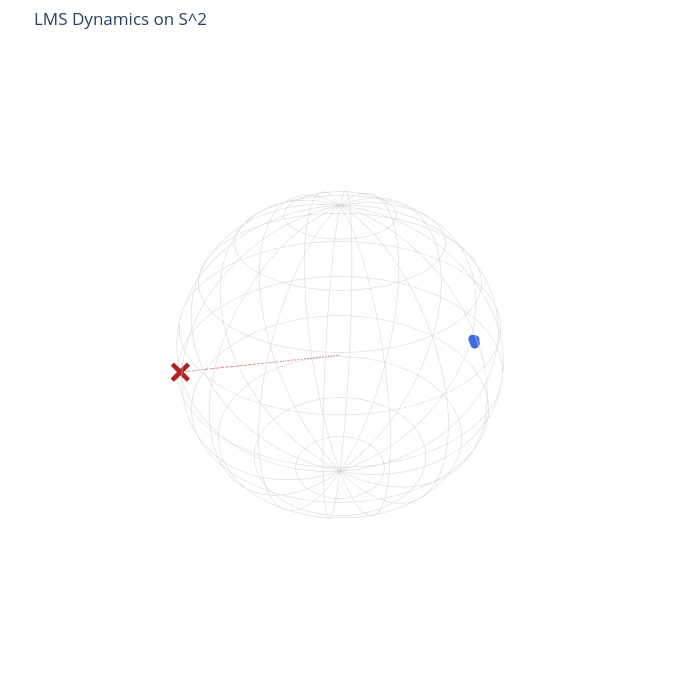

Write notebook code for a chart like this one.
### Markdown cell above
Below I’ll give you modular PyTorch functions for:

* Real Möbius map ($M_w(x)$) on ball / sphere
* Kuramoto-on-sphere order parameter and vector field
* Reduced hyperbolic ($w$)-dynamics (both via Möbius and via autograd gradient)
* Simple simulation + Plotly visualization hooks for 2D (disk/$S^1$) and 3D (ball/$S^2$)

Everything is real-valued, dot-product based, and autograd-friendly.

# 1. Core math building blocks (PyTorch)

### Code cell
%cd /Users/adamsobieszek/pitch/pitch-website/public/notebooks/kuramoto/LMSSPP/src
from lmsspp import (
    random_points_on_sphere, integrate_w_euler, make_sphere_figure, reconstruct_sphere_trajectory
)
import torch

p3 = random_points_on_sphere(640, 3)
a = torch.ones(640)
res = integrate_w_euler(torch.zeros(3), p3, a, dt=1e-3, steps=300)
x_traj = reconstruct_sphere_trajectory(res.trajectory, p3)
fig = make_sphere_figure(x_traj[-1], w_t=res.trajectory[-1], w_path=res.trajectory)
fig.show()

### Figure 1 — Plotly figure (JSON) as saved in the notebook; plotly's stock layout.template omitted (floating-point values rounded to 4 significant figures; data arrays with more than 128 entries replaced by an {"elided": "..."} marker saying what was removed)
{"data": [{"hoverinfo": "skip", "line": {"color": "lightgrey", "width": 1}, "mode": "lines", "showlegend": false, "type": "scatter3d", "x": {"elided": "200 float values"}, "y": {"elided": "200 float values"}, "z": {"elided": "200 float values"}}, {"hoverinfo": "skip", "line": {"color": "lightgrey", "width": 1}, "mode": "lines", "showlegend": false, "type": "scatter3d", "x": {"elided": "200 float values"}, "y": {"elided": "200 float values"}, "z": {"elided": "200 float values"}}, {"hoverinfo": "skip", "line": {"color": "lightgrey", "width": 1}, "mode": "lines", "showlegend": false, "type": "scatter3d", "x": {"elided": "200 float values"}, "y": {"elided": "200 float values"}, "z": {"elided": "200 float values"}}, {"hoverinfo": "skip", "line": {"color": "lightgrey", "width": 1}, "mode": "lines", "showlegend": false, "type": "scatter3d", "x": {"elided": "200 float values"}, "y": {"elided": "200 float values"}, "z": {"elided": "200 float values"}}, {"hoverinfo": "skip", "line": {"color": "lightgrey", "width": 1}, "mode": "lines", "showlegend": false, "type": "scatter3d", "x": {"elided": "200 float values"}, "y": {"elided": "200 float values"}, "z": {"elided": "200 int values"}}, {"hoverinfo": "skip", "line": {"color": "lightgrey", "width": 1}, "mode": "lines", "showlegend": false, "type": "scatter3d", "x": {"elided": "200 float values"}, "y": {"elided": "200 float values"}, "z": {"elided": "200 float values"}}, {"hoverinfo": "skip", "line": {"color": "lightgrey", "width": 1}, "mode": "lines", "showlegend": false, "type": "scatter3d", "x": {"elided": "200 float values"}, "y": {"elided": "200 float values"}, "z": {"elided": "200 float values"}}, {"hoverinfo": "skip", "line": {"color": "lightgrey", "width": 1}, "mode": "lines", "showlegend": false, "type": "scatter3d", "x": {"elided": "200 float values"}, "y": {"elided": "200 float values"}, "z": {"elided": "200 float values"}}, {"hoverinfo": "skip", "line": {"color": "lightgrey", "width": 1}, "mode": "lines", "showlegend": false, "type": "scatter3d", "x": {"elided": "200 float values"}, "y": {"elided": "200 float values"}, "z": {"elided": "200 float values"}}, {"hoverinfo": "skip", "line": {"color": "lightgrey", "width": 1}, "mode": "lines", "showlegend": false, "type": "scatter3d", "x": {"elided": "200 float values"}, "y": {"elided": "200 int values"}, "z": {"elided": "200 float values"}}, {"hoverinfo": "skip", "line": {"color": "lightgrey", "width": 1}, "mode": "lines", "showlegend": false, "type": "scatter3d", "x": {"elided": "200 float values"}, "y": {"elided": "200 float values"}, "z": {"elided": "200 float values"}}, {"hoverinfo": "skip", "line": {"color": "lightgrey", "width": 1}, "mode": "lines", "showlegend": false, "type": "scatter3d", "x": {"elided": "200 float values"}, "y": {"elided": "200 float values"}, "z": {"elided": "200 float values"}}, {"hoverinfo": "skip", "line": {"color": "lightgrey", "width": 1}, "mode": "lines", "showlegend": false, "type": "scatter3d", "x": {"elided": "200 float values"}, "y": {"elided": "200 float values"}, "z": {"elided": "200 float values"}}, {"hoverinfo": "skip", "line": {"color": "lightgrey", "width": 1}, "mode": "lines", "showlegend": false, "type": "scatter3d", "x": {"elided": "200 float values"}, "y": {"elided": "200 float values"}, "z": {"elided": "200 float values"}}, {"hoverinfo": "skip", "line": {"color": "lightgrey", "width": 1}, "mode": "lines", "showlegend": false, "type": "scatter3d", "x": {"elided": "200 float values"}, "y": {"elided": "200 float values"}, "z": {"elided": "200 float values"}}, {"hoverinfo": "skip", "line": {"color": "lightgrey", "width": 1}, "mode": "lines", "showlegend": false, "type": "scatter3d", "x": {"elided": "200 float values"}, "y": {"elided": "200 float values"}, "z": {"elided": "200 float values"}}, {"hoverinfo": "skip", "line": {"color": "lightgrey", "width": 1}, "mode": "lines", "showlegend": false, "type": "scatter3d", "x": {"elided": "200 float values"}, "y": {"elided": "200 float values"}, "z": {"elided": "200 float values"}}, {"hoverinfo": "skip", "line": {"color": "lightgrey", "width": 1}, "mode": "lines", "showlegend": false, "type": "scatter3d", "x": {"elided": "200 float values"}, "y": {"elided": "200 float values"}, "z": {"elided": "200 float values"}}, {"hoverinfo": "skip", "line": {"color": "lightgrey", "width": 1}, "mode": "lines", "showlegend": false, "type": "scatter3d", "x": {"elided": "200 float values"}, "y": {"elided": "200 float values"}, "z": {"elided": "200 float values"}}, {"hoverinfo": "skip", "line": {"color": "lightgrey", "width": 1}, "mode": "lines", "showlegend": false, "type": "scatter3d", "x": {"elided": "200 float values"}, "y": {"elided": "200 float values"}, "z": {"elided": "200 float values"}}, {"hoverinfo": "skip", "line": {"color": "lightgrey", "width": 1}, "mode": "lines", "showlegend": false, "type": "scatter3d", "x": {"elided": "200 float values"}, "y": {"elided": "200 float values"}, "z": {"elided": "200 float values"}}, {"hoverinfo": "skip", "line": {"color": "lightgrey", "width": 1}, "mode": "lines", "showlegend": false, "type": "scatter3d", "x": {"elided": "200 float values"}, "y": {"elided": "200 float values"}, "z": {"elided": "200 float values"}}, {"hoverinfo": "skip", "line": {"color": "lightgrey", "width": 1}, "mode": "lines", "showlegend": false, "type": "scatter3d", "x": {"elided": "200 float values"}, "y": {"elided": "200 float values"}, "z": {"elided": "200 float values"}}, {"hoverinfo": "skip", "line": {"color": "lightgrey", "width": 1}, "mode": "lines", "showlegend": false, "type": "scatter3d", "x": {"elided": "200 float values"}, "y": {"elided": "200 float values"}, "z": {"elided": "200 float values"}}, {"hoverinfo": "skip", "line": {"color": "lightgrey", "width": 1}, "mode": "lines", "showlegend": false, "type": "scatter3d", "x": {"elided": "200 float values"}, "y": {"elided": "200 float values"}, "z": {"elided": "200 float values"}}, {"hoverinfo": "skip", "line": {"color": "lightgrey", "width": 1}, "mode": "lines", "showlegend": false, "type": "scatter3d", "x": {"elided": "200 float values"}, "y": {"elided": "200 float values"}, "z": {"elided": "200 float values"}}, {"hoverinfo": "skip", "line": {"color": "lightgrey", "width": 1}, "mode": "lines", "showlegend": false, "type": "scatter3d", "x": {"elided": "200 float values"}, "y": {"elided": "200 float values"}, "z": {"elided": "200 float values"}}, {"marker": {"color": "royalblue", "size": 5}, "mode": "markers", "name": "x_i(t)", "type": "scatter3d", "x": {"elided": "640 float values"}, "y": {"elided": "640 float values"}, "z": {"elided": "640 float values"}}, {"line": {"color": "firebrick", "dash": "dot", "width": 2}, "mode": "lines", "name": "w path", "type": "scatter3d", "x": {"elided": "301 float values"}, "y": {"elided": "301 float values"}, "z": {"elided": "301 float values"}}, {"marker": {"color": "firebrick", "size": 7, "symbol": "x"}, "mode": "markers", "name": "w(t)", "type": "scatter3d", "x": [0.9133], "y": [-0.3758], "z": [0.1505]}], "layout": {"height": 680, "margin": {"b": 20, "l": 20, "r": 20, "t": 50}, "scene": {"aspectmode": "data", "xaxis": {"visible": false}, "yaxis": {"visible": false}, "zaxis": {"visible": false}}, "showlegend": false, "title": {"text": "LMS Dynamics on S^2"}, "width": 680}}
